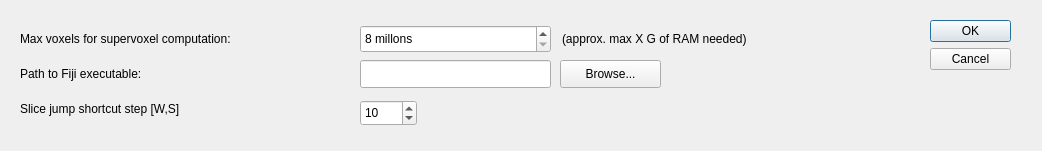
<?xml version="1.0" encoding="UTF-8"?>
<ui version="4.0">
 <class>PreferencesDialog</class>
 <widget class="QDialog" name="PreferencesDialog">
  <property name="geometry">
   <rect>
    <x>0</x>
    <y>0</y>
    <width>1042</width>
    <height>151</height>
   </rect>
  </property>
  <property name="windowTitle">
   <string>Preferences</string>
  </property>
  <widget class="QDialogButtonBox" name="buttonBox">
   <property name="geometry">
    <rect>
     <x>930</x>
     <y>20</y>
     <width>81</width>
     <height>71</height>
    </rect>
   </property>
   <property name="orientation">
    <enum>Qt::Vertical</enum>
   </property>
   <property name="standardButtons">
    <set>QDialogButtonBox::Cancel|QDialogButtonBox::Ok</set>
   </property>
  </widget>
  <widget class="QLabel" name="label">
   <property name="geometry">
    <rect>
     <x>20</x>
     <y>65</y>
     <width>181</width>
     <height>18</height>
    </rect>
   </property>
   <property name="text">
    <string>Path to Fiji executable:</string>
   </property>
   <property name="buddy">
    <cstring>lineEdit</cstring>
   </property>
  </widget>
  <widget class="QLineEdit" name="lineEdit">
   <property name="geometry">
    <rect>
     <x>360</x>
     <y>60</y>
     <width>191</width>
     <height>28</height>
    </rect>
   </property>
   <property name="readOnly">
    <bool>true</bool>
   </property>
  </widget>
  <widget class="QPushButton" name="butBrowseFijiPath">
   <property name="geometry">
    <rect>
     <x>560</x>
     <y>60</y>
     <width>101</width>
     <height>28</height>
    </rect>
   </property>
   <property name="text">
    <string>Browse...</string>
   </property>
  </widget>
  <widget class="QLabel" name="label_2">
   <property name="geometry">
    <rect>
     <x>20</x>
     <y>30</y>
     <width>301</width>
     <height>18</height>
    </rect>
   </property>
   <property name="text">
    <string>Max voxels for supervoxel computation:</string>
   </property>
   <property name="buddy">
    <cstring>lineEdit</cstring>
   </property>
  </widget>
  <widget class="QSpinBox" name="spinMaxVox">
   <property name="geometry">
    <rect>
     <x>360</x>
     <y>25</y>
     <width>191</width>
     <height>28</height>
    </rect>
   </property>
   <property name="suffix">
    <string> millons</string>
   </property>
   <property name="minimum">
    <number>8</number>
   </property>
   <property name="maximum">
    <number>200</number>
   </property>
   <property name="singleStep">
    <number>2</number>
   </property>
  </widget>
  <widget class="QLabel" name="labelMaxVox">
   <property name="geometry">
    <rect>
     <x>562</x>
     <y>30</y>
     <width>301</width>
     <height>18</height>
    </rect>
   </property>
   <property name="text">
    <string>(approx. max X G of RAM needed)</string>
   </property>
   <property name="buddy">
    <cstring>lineEdit</cstring>
   </property>
  </widget>
  <widget class="QSpinBox" name="spinSliceJump">
   <property name="geometry">
    <rect>
     <x>360</x>
     <y>100</y>
     <width>57</width>
     <height>26</height>
    </rect>
   </property>
   <property name="value">
    <number>10</number>
   </property>
  </widget>
  <widget class="QLabel" name="label_3">
   <property name="geometry">
    <rect>
     <x>20</x>
     <y>100</y>
     <width>181</width>
     <height>18</height>
    </rect>
   </property>
   <property name="text">
    <string>Slice jump shortcut step [W,S]</string>
   </property>
   <property name="buddy">
    <cstring>lineEdit</cstring>
   </property>
  </widget>
 </widget>
 <resources/>
 <connections>
  <connection>
   <sender>buttonBox</sender>
   <signal>accepted()</signal>
   <receiver>PreferencesDialog</receiver>
   <slot>accept()</slot>
   <hints>
    <hint type="sourcelabel">
     <x>930</x>
     <y>90</y>
    </hint>
    <hint type="destinationlabel">
     <x>157</x>
     <y>108</y>
    </hint>
   </hints>
  </connection>
  <connection>
   <sender>buttonBox</sender>
   <signal>rejected()</signal>
   <receiver>PreferencesDialog</receiver>
   <slot>reject()</slot>
   <hints>
    <hint type="sourcelabel">
     <x>930</x>
     <y>90</y>
    </hint>
    <hint type="destinationlabel">
     <x>286</x>
     <y>108</y>
    </hint>
   </hints>
  </connection>
 </connections>
</ui>
